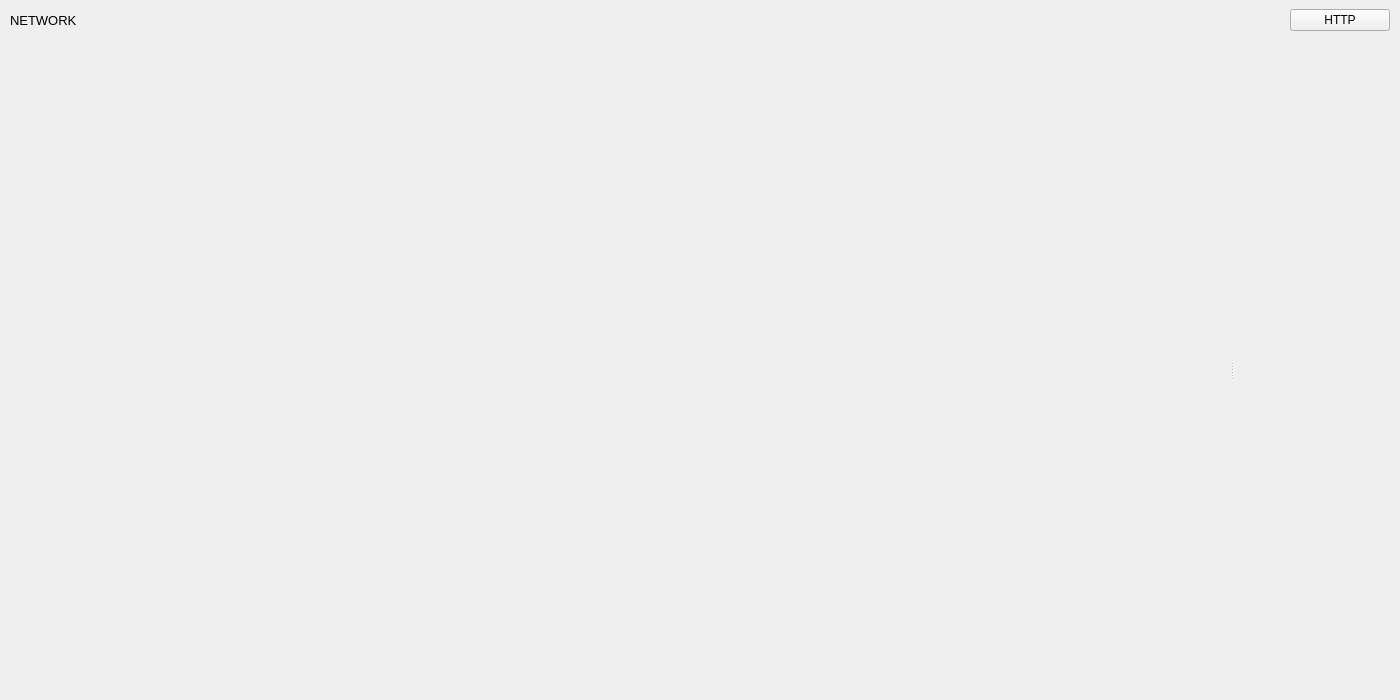
<?xml version="1.0" encoding="UTF-8"?>
<ui version="4.0">
 <class>NetworkPageWidget</class>
 <widget class="QWidget" name="NetworkPageWidget">
  <property name="geometry">
   <rect>
    <x>0</x>
    <y>0</y>
    <width>1400</width>
    <height>700</height>
   </rect>
  </property>
  <property name="windowTitle">
   <string>Form</string>
  </property>
  <layout class="QVBoxLayout" name="verticalLayout">
   <property name="spacing">
    <number>0</number>
   </property>
   <property name="leftMargin">
    <number>0</number>
   </property>
   <property name="topMargin">
    <number>0</number>
   </property>
   <property name="rightMargin">
    <number>0</number>
   </property>
   <property name="bottomMargin">
    <number>0</number>
   </property>
   <item>
    <widget class="QWidget" name="crawlerToolbar" native="true">
     <property name="sizePolicy">
      <sizepolicy hsizetype="Preferred" vsizetype="Maximum">
       <horstretch>0</horstretch>
       <verstretch>0</verstretch>
      </sizepolicy>
     </property>
     <property name="maximumSize">
      <size>
       <width>16777215</width>
       <height>40</height>
      </size>
     </property>
     <layout class="QHBoxLayout" name="horizontalLayout">
      <property name="leftMargin">
       <number>10</number>
      </property>
      <property name="topMargin">
       <number>5</number>
      </property>
      <property name="rightMargin">
       <number>10</number>
      </property>
      <property name="bottomMargin">
       <number>5</number>
      </property>
      <item>
       <widget class="QLabel" name="label">
        <property name="font">
         <font>
          <pointsize>10</pointsize>
          <weight>50</weight>
          <bold>false</bold>
         </font>
        </property>
        <property name="text">
         <string>NETWORK</string>
        </property>
       </widget>
      </item>
      <item>
       <spacer name="horizontalSpacer">
        <property name="orientation">
         <enum>Qt::Horizontal</enum>
        </property>
        <property name="sizeType">
         <enum>QSizePolicy::Maximum</enum>
        </property>
        <property name="sizeHint" stdset="0">
         <size>
          <width>158</width>
          <height>20</height>
         </size>
        </property>
       </spacer>
      </item>
      <item>
       <widget class="QPushButton" name="newClientButton">
        <property name="maximumSize">
         <size>
          <width>100</width>
          <height>16777215</height>
         </size>
        </property>
        <property name="text">
         <string>HTTP</string>
        </property>
       </widget>
      </item>
     </layout>
    </widget>
   </item>
   <item>
    <widget class="QSplitter" name="requestsTableAndViewSplitter">
     <property name="orientation">
      <enum>Qt::Horizontal</enum>
     </property>
     <widget class="RequestsTable" name="requestsTableWidget" native="true">
      <property name="sizePolicy">
       <sizepolicy hsizetype="Expanding" vsizetype="Preferred">
        <horstretch>0</horstretch>
        <verstretch>0</verstretch>
       </sizepolicy>
      </property>
      <property name="minimumSize">
       <size>
        <width>740</width>
        <height>0</height>
       </size>
      </property>
     </widget>
     <widget class="RequestView" name="requestViewWidget" native="true">
      <property name="sizePolicy">
       <sizepolicy hsizetype="Expanding" vsizetype="Preferred">
        <horstretch>0</horstretch>
        <verstretch>0</verstretch>
       </sizepolicy>
      </property>
     </widget>
    </widget>
   </item>
  </layout>
 </widget>
 <customwidgets>
  <customwidget>
   <class>RequestsTable</class>
   <extends>QWidget</extends>
   <header>widgets.network.http.requests_table.h</header>
   <container>1</container>
  </customwidget>
  <customwidget>
   <class>RequestView</class>
   <extends>QWidget</extends>
   <header>widgets.shared.request_view.h</header>
   <container>1</container>
  </customwidget>
 </customwidgets>
 <resources/>
 <connections/>
</ui>
